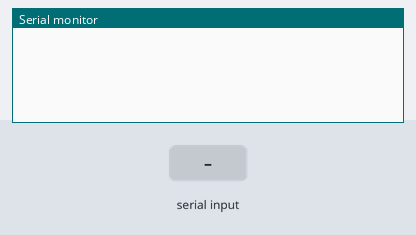
Bench run of a sketch on a simulated Arduino Uno, built with avr-gcc and run on an emulated ATmega328P. Parts: the last lines printed to the serial monitor. Inputs (shaded band) come from the test bench.

Above: at 1.2 s.
1.3 s: "1" received over Serial
At 3.6 s:
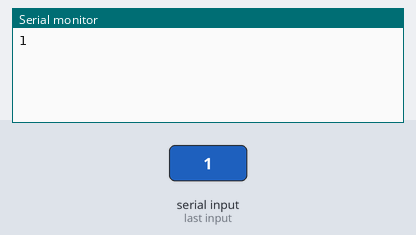
4.3 s: "0" received over Serial
At 5.7 s:
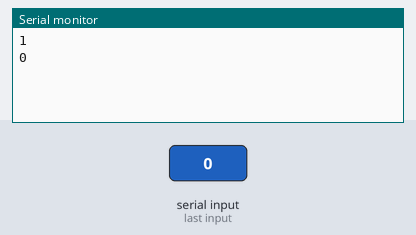
5.8 s: "2" received over Serial
At 8.1 s:
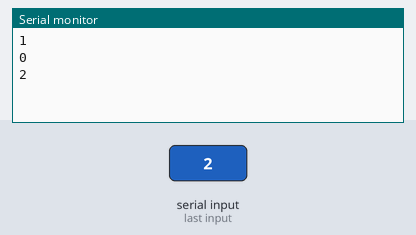
Timing chart, 0 to 9.6 s (numbered marks = the images above; inputs shaded):
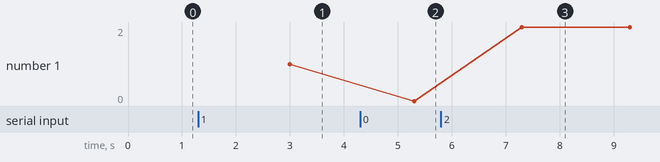

Measured:
- after the input at 1.3 s, the serial monitor: prints a new line after 1.7 s (image 1)
- after the input at 4.3 s, the serial monitor: prints a new line after 1.0 s (image 2)
- after the input at 5.8 s, the serial monitor: prints a new line after 1.5 s (image 3)
- plotted number 1: 1 → 0 after the input at 4.3 s, 0 → 2 after the input at 5.8 s

The sketch:

Uno_SerialTest.ino
```cpp
char recstr[10];
// char sendstr[20] = "Hello from Uno!";

void setup() {
  Serial.begin(9600);
  // Serial.begin(115200);
}

void loop() {
  Serial.readBytes(recstr,10);
  Serial.println(recstr);
  delay(1000);
  // Serial.write(sendstr,20);
  // Serial.println(sendstr);
  // Serial.println("UNO");
}
```
